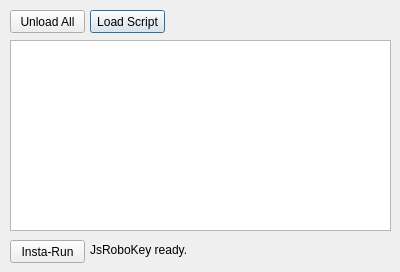
<?xml version="1.0" encoding="UTF-8"?>
<ui version="4.0">
 <class>DlgJsRoboKey</class>
 <widget class="QDialog" name="DlgJsRoboKey">
  <property name="geometry">
   <rect>
    <x>0</x>
    <y>0</y>
    <width>400</width>
    <height>272</height>
   </rect>
  </property>
  <property name="windowTitle">
   <string>DlgJsRoboKey</string>
  </property>
  <widget class="QPushButton" name="btnLoadScript">
   <property name="geometry">
    <rect>
     <x>90</x>
     <y>10</y>
     <width>75</width>
     <height>23</height>
    </rect>
   </property>
   <property name="text">
    <string>Load Script</string>
   </property>
  </widget>
  <widget class="QPushButton" name="btnUnloadAll">
   <property name="geometry">
    <rect>
     <x>10</x>
     <y>10</y>
     <width>75</width>
     <height>23</height>
    </rect>
   </property>
   <property name="text">
    <string>Unload All</string>
   </property>
  </widget>
  <widget class="QPlainTextEdit" name="memoInstaScript">
   <property name="geometry">
    <rect>
     <x>10</x>
     <y>40</y>
     <width>381</width>
     <height>191</height>
    </rect>
   </property>
   <property name="font">
    <font>
     <family>Courier New</family>
    </font>
   </property>
   <property name="backgroundVisible">
    <bool>false</bool>
   </property>
  </widget>
  <widget class="QPushButton" name="btnInstaRun">
   <property name="geometry">
    <rect>
     <x>10</x>
     <y>240</y>
     <width>75</width>
     <height>23</height>
    </rect>
   </property>
   <property name="text">
    <string>Insta-Run</string>
   </property>
  </widget>
  <widget class="QLabel" name="lblStatus">
   <property name="geometry">
    <rect>
     <x>90</x>
     <y>240</y>
     <width>661</width>
     <height>20</height>
    </rect>
   </property>
   <property name="text">
    <string>JsRoboKey ready.</string>
   </property>
  </widget>
 </widget>
 <layoutdefault spacing="6" margin="11"/>
 <resources/>
 <connections/>
</ui>
